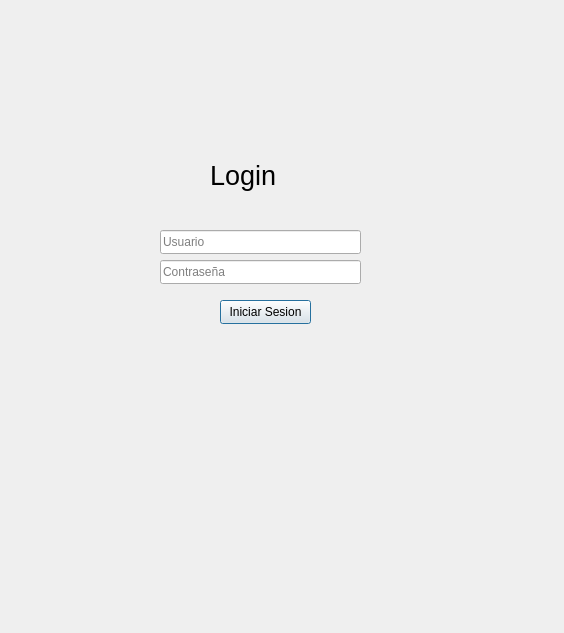
<?xml version="1.0" encoding="UTF-8"?>
<ui version="4.0">
 <class>Login</class>
 <widget class="QDialog" name="Login">
  <property name="geometry">
   <rect>
    <x>0</x>
    <y>0</y>
    <width>564</width>
    <height>633</height>
   </rect>
  </property>
  <property name="windowTitle">
   <string>Dialog</string>
  </property>
  <widget class="QLineEdit" name="usernameLineEdit">
   <property name="geometry">
    <rect>
     <x>160</x>
     <y>230</y>
     <width>201</width>
     <height>24</height>
    </rect>
   </property>
   <property name="placeholderText">
    <string>Usuario</string>
   </property>
  </widget>
  <widget class="QLineEdit" name="passwordLineEdit">
   <property name="geometry">
    <rect>
     <x>160</x>
     <y>260</y>
     <width>201</width>
     <height>24</height>
    </rect>
   </property>
   <property name="text">
    <string/>
   </property>
   <property name="placeholderText">
    <string>Contraseña</string>
   </property>
  </widget>
  <widget class="QPushButton" name="loginButton">
   <property name="geometry">
    <rect>
     <x>220</x>
     <y>300</y>
     <width>91</width>
     <height>24</height>
    </rect>
   </property>
   <property name="text">
    <string>Iniciar Sesion</string>
   </property>
  </widget>
  <widget class="QLabel" name="label">
   <property name="geometry">
    <rect>
     <x>210</x>
     <y>140</y>
     <width>231</width>
     <height>71</height>
    </rect>
   </property>
   <property name="text">
    <string>&lt;html&gt;&lt;head/&gt;&lt;body&gt;&lt;p&gt;&lt;span style=&quot; font-size:20pt;&quot;&gt;                  Login&lt;/span&gt;&lt;/p&gt;&lt;/body&gt;&lt;/html&gt;</string>
   </property>
  </widget>
 </widget>
 <resources/>
 <connections/>
</ui>
